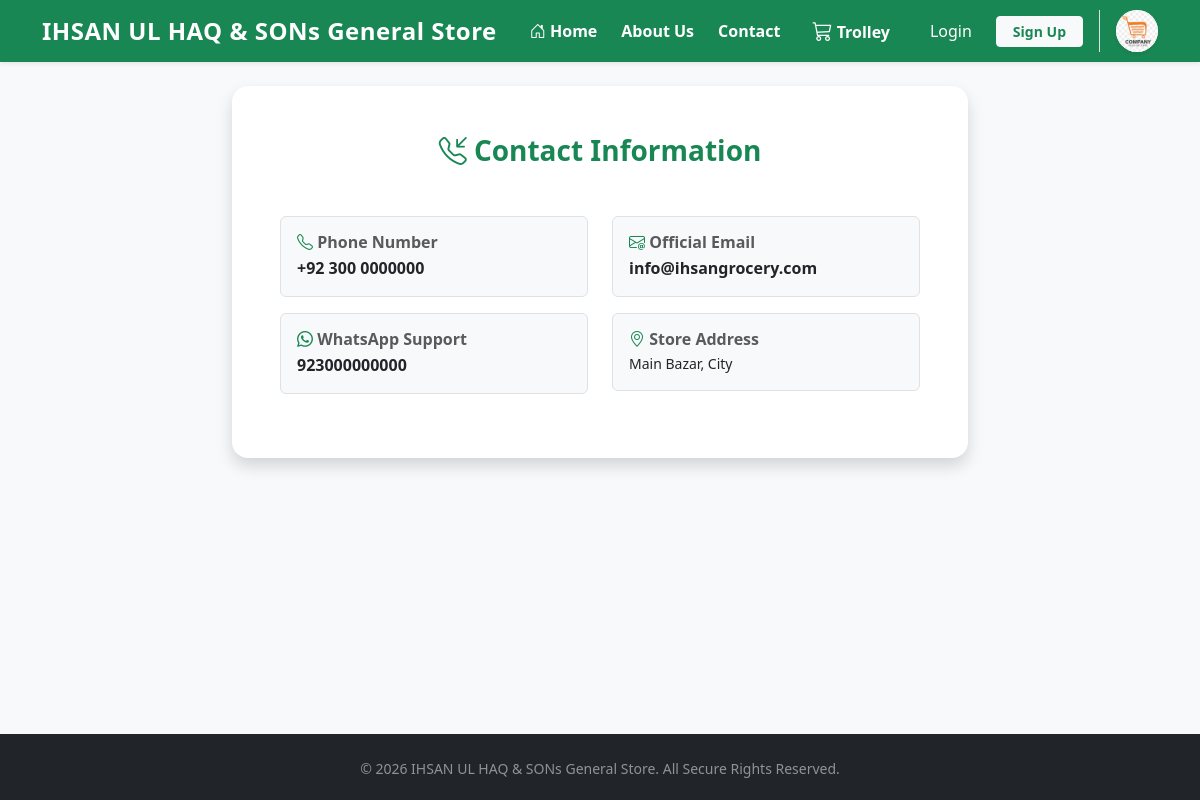
The app's page /contact with its own data.
### tables this page shows
CREATE TABLE site_settings (key TEXT PRIMARY KEY, value TEXT);

### routes/customer.py (the view)
@customer_bp.route('/contact')
def contact():
    return render_template('contact.html')

### database/db_handler.py (called while the page is built)
def get_db_connection():
    conn = sqlite3.connect(DATABASE_NAME)
    conn.row_factory = sqlite3.Row
    return conn

### templates/contact.html
{% extends "base.html" %}
{% block content %}
<div class="row justify-content-center">
    <div class="col-md-8">
        <div class="card shadow border-0 p-5 rounded-4 bg-white">
            <h3 class="fw-bold text-success mb-4 text-center"><i class="bi bi-telephone-inbound"></i> Contact Information</h3>
            <div class="row mt-4">
                <div class="col-md-6 mb-3">
                    <div class="p-3 border rounded bg-light">
                        <h6 class="fw-bold text-muted mb-1"><i class="bi bi-telephone text-success"></i> Phone Number</h6>
                        <p class="mb-0 text-dark fw-semibold">{{ contact_phone or '+92 300 0000000' }}</p>
                    </div>
                </div>
                <div class="col-md-6 mb-3">
                    <div class="p-3 border rounded bg-light">
                        <h6 class="fw-bold text-muted mb-1"><i class="bi bi-envelope-at text-success"></i> Official Email</h6>
                        <p class="mb-0 text-dark fw-semibold">{{ contact_email or 'info@ihsanstore.com' }}</p>
                    </div>
                </div>
                <div class="col-md-6 mb-3">
                    <div class="p-3 border rounded bg-light">
                        <h6 class="fw-bold text-muted mb-1"><i class="bi bi-whatsapp text-success"></i> WhatsApp Support</h6>
                        <p class="mb-0 text-dark fw-semibold">{{ whatsapp_no or '+92 300 0000000' }}</p>
                    </div>
                </div>
                <div class="col-md-6 mb-3">
                    <div class="p-3 border rounded bg-light">
                        <h6 class="fw-bold text-muted mb-1"><i class="bi bi-geo-alt text-success"></i> Store Address</h6>
                        <p class="mb-0 text-dark small">{{ contact_address or 'Main Bazar' }}</p>
                    </div>
                </div>
            </div>
        </div>
    </div>
</div>
{% endblock %}

### templates/base.html (shortened to what this page needs)
<!DOCTYPE html>
<html lang="en">
<head>
    <link href="https://cdn.jsdelivr.net/npm/bootstrap@5.3.0/dist/css/bootstrap.min.css" rel="stylesheet">
    <link rel="stylesheet" href="https://cdn.jsdelivr.net/npm/bootstrap-icons@1.10.5/font/bootstrap-icons.css">
    <link rel="stylesheet" href="/static/css/style.css">
</head>
<body class="bg-light">
    <nav class="navbar navbar-expand-lg navbar-dark bg-success shadow-sm sticky-top">
        <div class="container">
            <a class="navbar-brand fw-bold fs-4" href="{{ url_for('customer.home') }}">{{ site_title }}</a>
            <div class="collapse navbar-collapse" id="navbarNav">
                <ul class="navbar-nav ms-auto align-items-center">
                    <li class="nav-item"><a class="nav-link text-white fw-semibold me-2" href="{{ url_for('customer.home') }}"><i class="bi bi-house-door"></i> Home</a></li>
                    <li class="nav-item"><a class="nav-link text-white fw-semibold me-2" href="{{ url_for('customer.about') }}">About Us</a></li>
                    <li class="nav-item"><a class="nav-link text-white fw-semibold me-3" href="{{ url_for('customer.contact') }}">Contact</a></li>
                    <li class="nav-item">
                        <a class="nav-link text-white fw-semibold position-relative me-4" href="{{ url_for('customer.view_cart') }}">
                            <i class="bi bi-cart3 fs-5"></i> Trolley
                        </a>
                    </li>
                    {% if session.get('user_id') %}
                        {% if session.get('role') == 'admin' %}
                            <li class="nav-item"><a class="btn btn-warning btn-sm fw-bold me-2" href="{{ url_for('admin.dashboard') }}">Admin Panel</a></li>
                        {% endif %}
                        <li class="nav-item text-white-50 me-3 small">Salam, {{ session.get('username') }}</li>
                        <li class="nav-item"><a class="btn btn-outline-light btn-sm fw-semibold me-3" href="{{ url_for('auth.logout') }}">Logout</a></li>
                    {% else %}
                        <li class="nav-item"><a class="nav-link text-white small me-2" href="{{ url_for('auth.login') }}">Login</a></li>
                        <li class="nav-item"><a class="btn btn-light btn-sm text-success fw-bold px-3 ms-2 me-3" href="{{ url_for('auth.register') }}">Sign Up</a></li>
                    {% endif %}
                    <li class="nav-item border-start ps-3 d-none d-lg-block">
                        <img src="/static/logo.png" alt="Brand Logo" class="rounded-circle bg-white shadow-sm" style="height: 42px; width: 42px; object-fit: contain;" onerror="this.style.display='none'">
                    </li>
                </ul>
            </div>
        </div>
    </nav>
    <div class="container mt-4" style="min-height: 75vh;">
        {% block content %}{% endblock %}
    </div>
    <footer class="bg-dark text-white text-center py-4 mt-5">
        <p class="mb-0 small text-white-50">&copy; 2026 {{ site_title }}. All Secure Rights Reserved.</p>
    </footer>
</body>
</html>

### static/css/style.css (style rules this page uses)
body { display: flex; flex-direction: column; min-height: 100vh; }
.navbar-brand { font-size: 1.5rem; letter-spacing: 0.5px; }
footer { margin-top: auto; }

### records on screen
site_settings: value "IHSAN UL HAQ & SONs General Store"
site_settings: value "+92 300 0000000"
site_settings: value "info@ihsangrocery.com"
site_settings: value "923000000000"
site_settings: value "Main Bazar, City"
